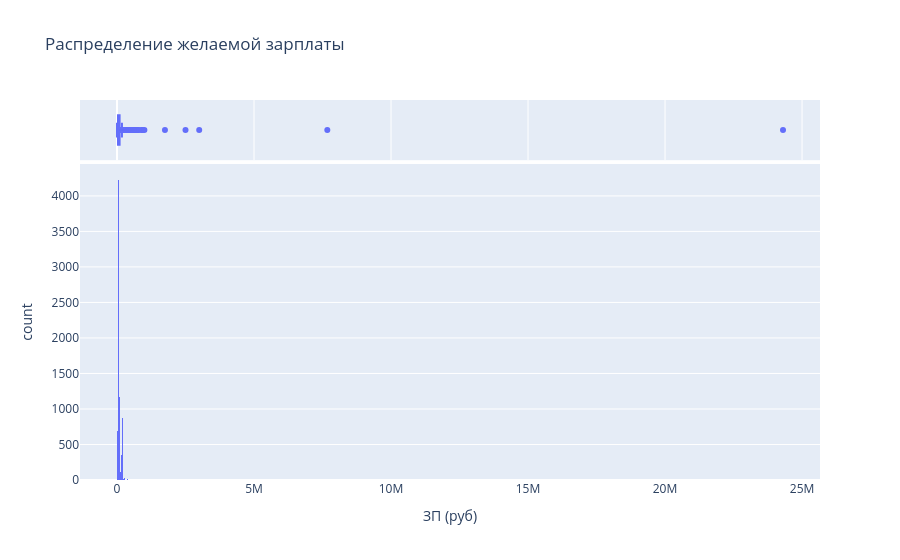

Write notebook code for a chart like this one.
### Markdown cell above
3. Постройте распределение признака **"ЗП (руб)"**. Опишите данное распределение, отвечая на следующие вопросы: каковы предельные значения признака, в каком примерном интервале находится заработная плата большинства соискателей? Есть ли аномалии для признака возраста? Обратите внимание на гигантские размеры желаемой заработной платы.
*Совет: постройте гистограмму и коробчатую диаграмму рядом.*

### Code cell
feature = 'ЗП (руб)'
display(df[feature].describe().astype(int))

# Построение гистограммы с маржинальной коробчатой диаграммой
fig = px.histogram(
    df,
    x = feature,
    marginal = 'box', # Добавляет коробчатую диаграмму сверху
    title = 'Распределение желаемой зарплаты',
)
fig.show()

print("модальное значение желаемой зарплаты:", df[feature].mode()[0])
print("доля соискателей с желаемой зарплатой от 34 до 115 тыс.руб.", df[(df[feature] > 34000) & (df[feature] < 115000)].shape[0] / df.shape[0])

### Figure 1 — Plotly figure (JSON) as saved in the notebook; plotly's stock layout.template omitted (floating-point values rounded to 4 significant figures; data arrays with more than 128 entries replaced by an {"elided": "..."} marker saying what was removed)
{"data": [{"bingroup": "x", "hovertemplate": "ЗП (руб)=%{x}<br>count=%{y}<extra></extra>", "legendgroup": "", "marker": {"color": "#636efa", "pattern": {"shape": ""}}, "name": "", "orientation": "v", "showlegend": false, "type": "histogram", "x": {"elided": "44744 int values"}, "xaxis": "x", "yaxis": "y"}, {"hovertemplate": "ЗП (руб)=%{x}<extra></extra>", "legendgroup": "", "marker": {"color": "#636efa"}, "name": "", "notched": true, "showlegend": false, "type": "box", "x": {"elided": "44744 int values"}, "xaxis": "x2", "yaxis": "y2"}], "layout": {"barmode": "relative", "legend": {"tracegroupgap": 0}, "title": {"text": "Распределение желаемой зарплаты"}, "xaxis": {"anchor": "y", "domain": [0, 1], "title": {"text": "ЗП (руб)"}}, "xaxis2": {"anchor": "y2", "domain": [0, 1], "matches": "x", "showgrid": true, "showticklabels": false}, "yaxis": {"anchor": "x", "domain": [0, 0.8316], "title": {"text": "count"}}, "yaxis2": {"anchor": "x2", "domain": [0.8416, 1], "matches": "y2", "showgrid": false, "showline": false, "showticklabels": false, "ticks": ""}}}
